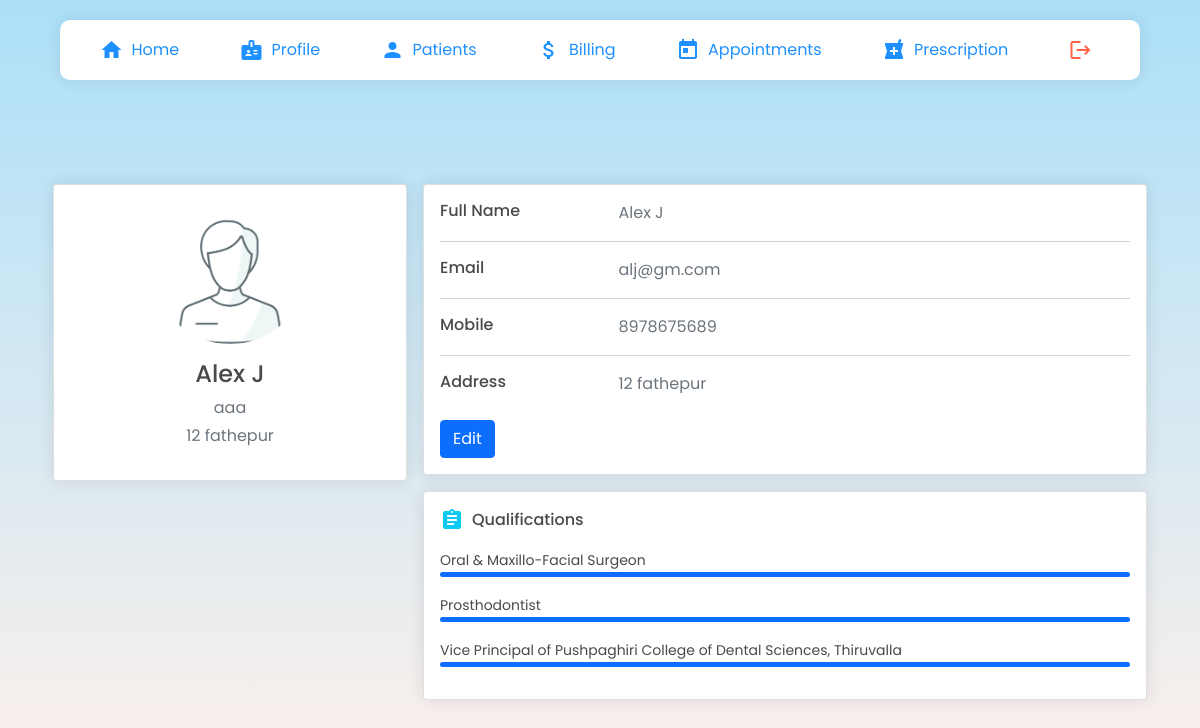
/doctors/profile/ (signed in), run on an earlier commit of the app's database.
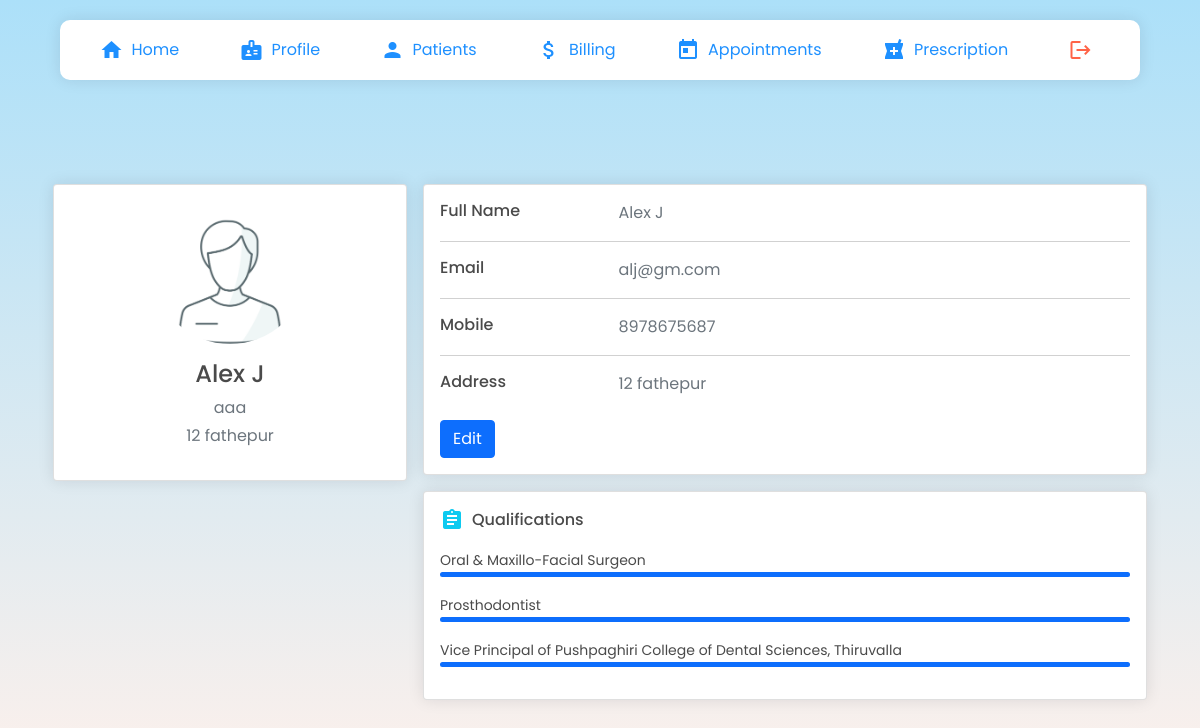
And on a later commit of the database.
### doctors/models.py (models this page shows, shortened)
class Doctors(models.Model):
    ROLE = (
			('Doctor', 'Doctor'),
			('Staff', 'Staff'),
			)
    user = models.OneToOneField(User, on_delete= models.CASCADE, primary_key= True)
    dname = models.CharField(max_length=200, null=True)
    phone = models.CharField(max_length=200, null=True)
    email = models.CharField(max_length=200, null=True)
    date_created = models.DateTimeField(auto_now_add=True, null=True)
    role = models.CharField(max_length=200, null=True,choices=ROLE)
    specialisation = models.CharField(max_length=200, null=True)
    address= models.CharField(max_length=200, null=True)

### doctors/views.py (the view)
# urls.py: path('profile/', views.profile,name="profile"),
@login_required
def profile(request):
    doc = Doctors.objects.get(user_id=request.user)
    return render(request, 'doctors/profile.html', {'doc': doc})

### doctors/templates/doctors/profile.html (shortened to what this page needs)
{% extends "doctors/navbar.html" %} {% load static %} {% block head%}
<link
  rel="stylesheet"
  type="text/css"
  href="{% static 'css/profile.css' %}"
/>
<link href="https://cdn.jsdelivr.net/npm/bootstrap@5.1.3/dist/css/bootstrap.min.css" rel="stylesheet">
{% endblock %} {% block content %}
    <div class="doctorHomeMain">
        <div class="cards">
        <div class="container">
            <div class="main-body">
                  <div class="row gutters-sm">
                    <div class="col-md-4 mb-3">
                      <div class="card">
                        <div class="card-body">
                          <div class="d-flex flex-column align-items-center text-center">
                            <img src="{% static 'img/doctor.png' %}" alt="Admin" class="rounded-circle" width="150">
                            <div class="mt-3">
                              <h4>{{doc.dname}}</h4>
                              <p class="text-secondary mb-1">{{doc.specialisation}}</p>
                              <p class="text-muted font-size-sm">{{doc.address}}</p>
                            </div>
                          </div>
                        </div>
                      </div>
                    </div>
                    <div class="col-md-8">
                      <div class="card mb-3">
                        <div class="card-body">
                          <div class="row">
                            <div class="col-sm-3">
                              <h6 class="mb-0">Full Name</h6>
                            </div>
                            <div class="col-sm-9 text-secondary">
                              {{doc.dname}}
                            </div>
                          </div>
                          <hr>
                          <div class="row">
                            <div class="col-sm-3">
                              <h6 class="mb-0">Email</h6>
                            </div>
                            <div class="col-sm-9 text-secondary">
                              {{doc.email}}
                            </div>
                          </div>
                          <hr>
                          <div class="row">
                            <div class="col-sm-3">
                              <h6 class="mb-0">Mobile</h6>
                            </div>
                            <div class="col-sm-9 text-secondary">
                              {{doc.phone}}
                            </div>
                          </div>
                          <hr>
                          <div class="row">
                            <div class="col-sm-3">
                              <h6 class="mb-0">Address</h6>
                            </div>
                            <div class="col-sm-9 text-secondary">
                                {{doc.address}}
                            </div>
                          </div>
                          <br>
                          <a href="/doctors/profileEdit"><button class="btn btn-primary">Edit</button></a>
                        </div>
                      </div>
                      <div class="row ">
                        <div class="col-sm-12 mb-3">
                          <div class="card h-100">
                            <div class="card-body">
                              <h6 class="d-flex align-items-center mb-3"><i class="material-icons text-info mr-2">assignment</i>Qualifications</h6>
                              <small>Oral & Maxillo-Facial Surgeon</small>
                              <div class="progress mb-3" style="height: 5px">
                                <div class="progress-bar bg-primary" role="progressbar" style="width: 100%" aria-valuenow="100" aria-valuemin="0" aria-valuemax="100"></div>
                              </div>
                              <small>Prosthodontist</small>
                              <div class="progress mb-3" style="height: 5px">
                                <div class="progress-bar bg-primary" role="progressbar" style="width: 100%" aria-valuenow="100" aria-valuemin="0" aria-valuemax="100"></div>
                              </div>
                              <small>Vice Principal of Pushpaghiri College of Dental Sciences, Thiruvalla</small>
                              <div class="progress mb-3" style="height: 5px">
                                <div class="progress-bar bg-primary" role="progressbar" style="width: 100%" aria-valuenow="100" aria-valuemin="0" aria-valuemax="100"></div>
                              </div>
                            </div>
                          </div>
                        </div>
                      </div>
                    </div>
                  </div>
                </div>
            </div>
        </div>
    </body>
    {% endblock %}

### doctors/templates/doctors/navbar.html (shortened to what this page needs)
<!DOCTYPE html>
{% load static %}
<html>
  <head>
    <link rel="stylesheet" href="{% static 'css/style.css' %}" />
    <link rel="stylesheet" href="{% static 'css/register.css' %}" />
    <link
      rel="stylesheet"
      href="https://maxst.icons8.com/vue-static/landings/line-awesome/line-awesome/1.3.0/css/line-awesome.min.css"
    />
    <link
      rel="stylesheet"
      href="https://unicons.iconscout.com/release/v4.0.0/css/line.css"
    />
    <link
      rel="stylesheet"
      href="https://cdnjs.cloudflare.com/ajax/libs/bulma/0.6.0/css/bulma.min.css"
    />
    <link
      rel="stylesheet"
      href="https://maxcdn.bootstrapcdn.com/font-awesome/4.7.0/css/font-awesome.min.css"
    />
    <link rel="stylesheet" type="text/css" href="{% static 'css/nav.css' %}" />
    {% block head %} {% endblock %}
  </head>
  <body>
    <div class="navDoctor">
      <a href="{% url 'home' %}">
        <li><i class="material-icons">home</i>Home</li>
      </a>
      <a href="{% url 'profile' %}">
        <li><i class="material-icons">badge</i>Profile</li>
      </a>
      <a href="{% url 'patient' %}">
        <li><i class="material-icons">person</i>Patients</li>
      </a>
      <a href="{% url 'crtbill' %}">
        <li><i class="material-icons">attach_money</i>Billing</li>
      </a>
      <a href="{% url 'manage-appt' %}">
        <li><i class="material-icons">today</i>Appointments</li>
      </a>
      <a href="{% url 'crtprc' %}">
        <li><i class="material-icons">local_pharmacy</i>Prescription</li>
      </a>
      <a href="{% url 'logout' %}">
        <li class="logout"><i class="material-icons">logout</i></li>
      </a>
    </div>
    {% block content %} {% endblock %}
  </body>
</html>

### static/css/style.css (style rules this page uses)
body { margin: 0; padding: 0; box-sizing: border-box; font-family: "Poppins"; text-decoration: none; list-style-type: none; }
.doctorHomeMain { width: 100vw; min-height: 100vh; background-image: linear-gradient(to top, #fff1eb 0%, #ace0f9 100%); overflow-x: hidden; display: flex; align-items: center; justify-content: center; flex-direction: column; }

### static/css/register.css (style rules this page uses)
* { margin: 0; padding: 0; box-sizing: border-box; font-family: "Poppins", sans-serif; }
body { height: 100vh; background-image: linear-gradient(to top, #fff1eb 0%, #ace0f9 100%); overflow: auto; width: 100%; margin-top: 0%; align-items: center; justify-content: center; }

### static/css/nav.css (style rules this page uses)
.navDoctor { width: 90%; height: 60px; background-color: white; display: flex; align-items: center; justify-content: space-evenly; border-radius: 10px; margin: 20px 0; position: fixed; top: 0; left: 50%; transform: translate(-50%, 0); z-index: 10; transition: top 0.3s; box-shadow: rgba(17, 17, 26, 0.1) 0px 0px 16px; }
.navDoctor li { list-style: none; border: 1px solid white; padding: 8px 20px; color: dodgerblue; border-radius: 10px; cursor: pointer; display: flex; align-items: center; justify-content: center; }
.logout { background-color: white !important; color: tomato !important; }
.navDoctor a { text-decoration: none; }
.navDoctor li i { margin-right: 0.5rem; }

### static/css/profile.css (style rules this page uses)
body { margin: 0; padding: 0; box-sizing: border-box; font-family: "Poppins"; text-decoration: none; list-style-type: none; overflow-x: hidden; }
.doctorHomeMain { width: 100vw; min-height: 100vh; background-image: linear-gradient(to top, #fff1eb 0%, #ace0f9 100%); overflow-x: hidden; display: flex; align-items: center; justify-content: center; flex-direction: column; }
.main-body { padding: 15px; margin-top: 100px; }
.cards { width: 100%; }
.card { box-shadow: rgba(17, 17, 26, 0.1) 0px 0px 16px; }
.card { position: relative; display: flex; flex-direction: column; min-width: 0; word-wrap: break-word; background-color: #fff; background-clip: border-box; border: 0 solid rgba(0, 0, 0, 0.125); border-radius: 0.25rem; }
.card-body { flex: 1 1 auto; min-height: 1px; padding: 1rem; }
.gutters-sm { margin-right: -8px; margin-left: -8px; }
.gutters-sm > .col, .gutters-sm > [class*="col-"] { padding-right: 8px; padding-left: 8px; }
.mb-3, .my-3 { margin-bottom: 1rem !important; }

What changed in the data, as far as the page shows it:
changed Doctors "Alex J": phone "8978675689" → "8978675687"
